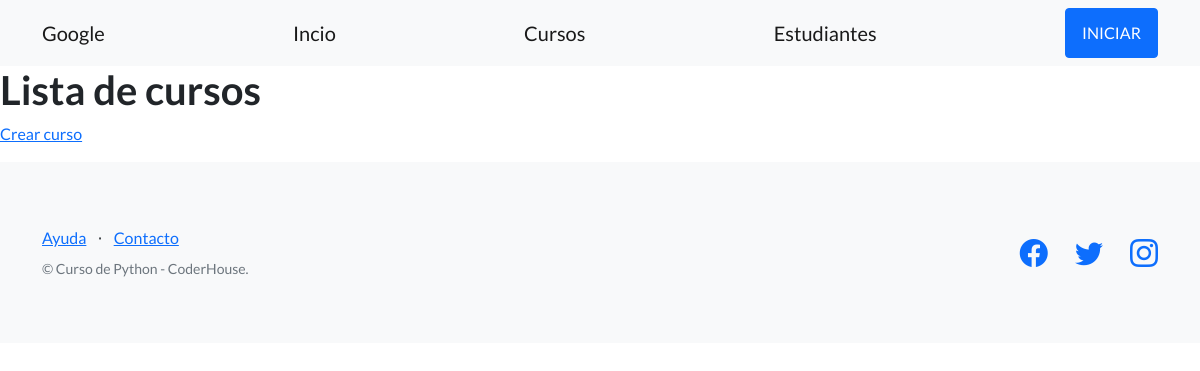
Page /estudios/cursos/ on the earlier database version.
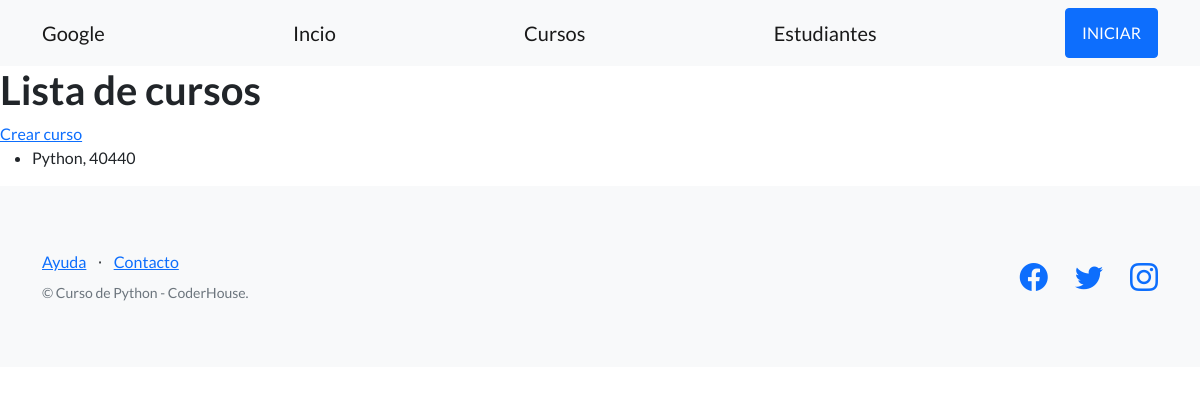
Same page on the later database version.
### control_estudios/models.py (models this page shows, shortened)
class Curso(models.Model):
    nombre = models.CharField(max_length=164)#Equivalente de str
    comision =models.IntegerField()#Equivalente de int

### control_estudios/views.py (the view)
# urls.py: path("cursos/", listar_cursos, name="lista_cursos"),
def listar_cursos(request):
    contexto={
         "cursos":Curso.objects.all(),
    }
    http_responde =render(
        request=request,
        template_name='control_estudios/lista_cursos.html',
        context=contexto,
    )
    return http_responde

### control_estudios/templates/control_estudios/lista_cursos.html
{% extends "control_estudios/base.html" %}
{% block contenido %}
<section>
    <div>
        <h1>Lista de cursos</h1>
        <a href="{% url 'crear-curso' %}">Crear curso</a>
        <ul>
            {% for curso in cursos %}
            <li>{{curso.nombre}}, {{curso.comision}}</li>
            {% endfor %}
        </ul>
    </div>
</section>
{% endblock contenido %}

Differences in the rows shown:
added Curso: nombre "Python", comision "40440"
